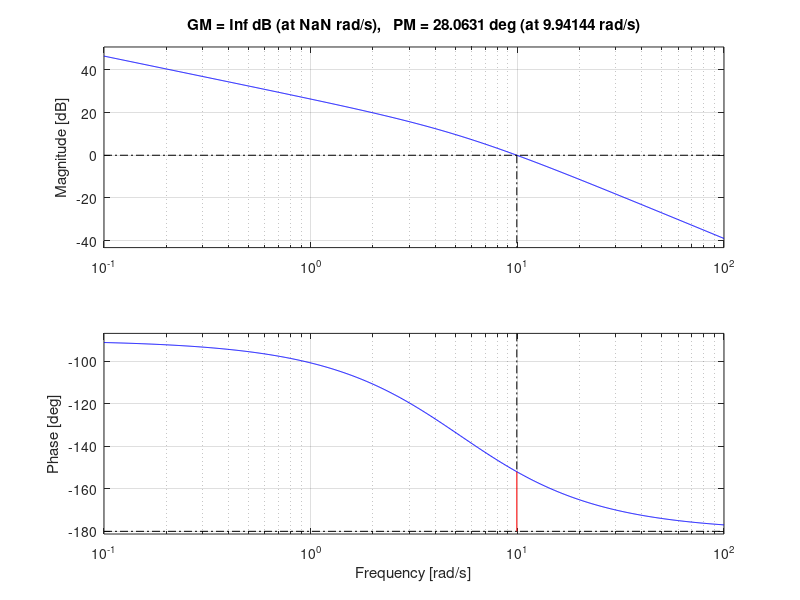

This chart was generated by the following MATLAB code:
clear all
clc
close all

K=112;
s = tf('s');
%G0=zpk([],[0,-3,-5],K)%G2=zpk([-3,-5],[2,4],K)

G1=((K/(s*(s+5.3))))

%figure,nyquist(G1)

%sys=tf(G)
figure,bode(G1)
margin(G1);
%grid
